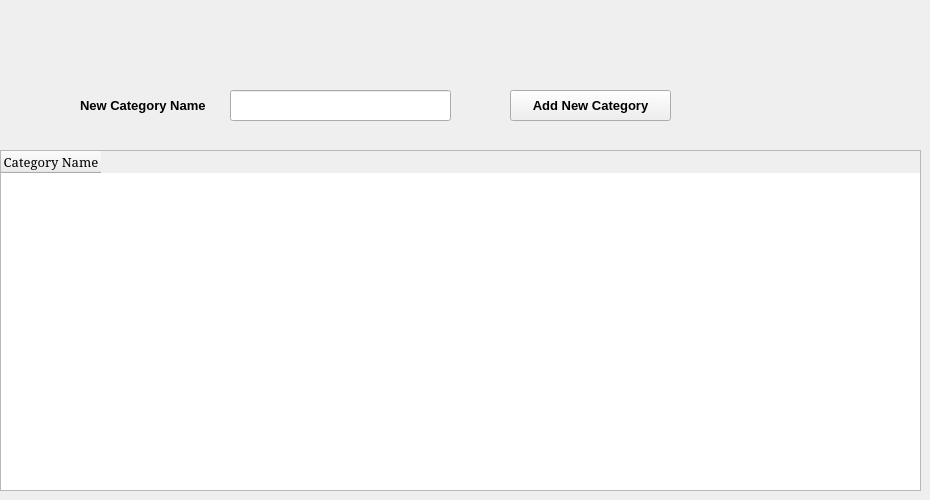
      <widget class="QWidget" name="tab_7">
       <attribute name="title">
        <string>Categories</string>
       </attribute>
       <widget class="QTableWidget" name="tableWidget_2">
        <property name="geometry">
         <rect>
          <x>0</x>
          <y>150</y>
          <width>921</width>
          <height>341</height>
         </rect>
        </property>
        <property name="font">
         <font>
          <family>Constantia</family>
          <pointsize>10</pointsize>
          <weight>9</weight>
          <italic>false</italic>
          <bold>false</bold>
         </font>
        </property>
        <property name="styleSheet">
         <string notr="true">font: 75 10pt &quot;Constantia&quot;;</string>
        </property>
        <column>
         <property name="text">
          <string>Category Name</string>
         </property>
        </column>
       </widget>
       <widget class="QLabel" name="label_28">
        <property name="geometry">
         <rect>
          <x>80</x>
          <y>90</y>
          <width>131</width>
          <height>31</height>
         </rect>
        </property>
        <property name="font">
         <font>
          <pointsize>10</pointsize>
          <weight>75</weight>
          <bold>true</bold>
         </font>
        </property>
        <property name="text">
         <string>New Category Name</string>
        </property>
       </widget>
       <widget class="QLineEdit" name="lineEdit_21">
        <property name="geometry">
         <rect>
          <x>230</x>
          <y>90</y>
          <width>221</width>
          <height>31</height>
         </rect>
        </property>
       </widget>
       <widget class="QPushButton" name="pushButton_14">
        <property name="geometry">
         <rect>
          <x>510</x>
          <y>90</y>
          <width>161</width>
          <height>31</height>
         </rect>
        </property>
        <property name="font">
         <font>
          <pointsize>10</pointsize>
          <weight>75</weight>
          <bold>true</bold>
         </font>
        </property>
        <property name="text">
         <string>Add New Category</string>
        </property>
       </widget>
      </widget>
